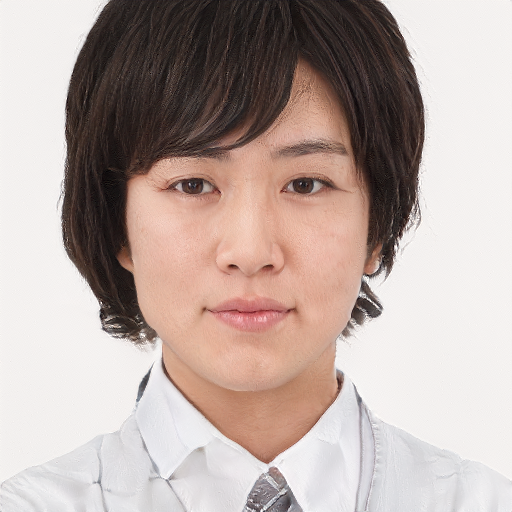
#> input picture face-recog/img/20191225-044224182815_7391.png, 512 x 512 px, found by its file name; its folder holds only this picture in this run
$ python main.py
#> lines starting #> are read from the running program, lines starting #| are printed output that depends on the picture; after the words box and inside, x2 and y2 are one past the last pixel; in counts of white or black regions, pixels touching at a corner belong together
import os
import re
import cv2

files_path = "./img/"
ext = re.compile('.+\.(bmp|jpg|jpe|jpeg|jp2|pbm|pgm|ppm|sr|ras|tiff|tif|png)')
face_cascade = cv2.CascadeClassifier(cv2.data.haarcascades + "haarcascade_frontalface_default.xml")

for file in os.listdir(files_path):
    if ext.match(file):
        img = cv2.imread(files_path + file)
#> img is the input picture: shape (512, 512, 3); mean B, G, R 164.2, 169.7, 185.4
        gray = cv2.cvtColor(img, cv2.COLOR_BGR2GRAY)
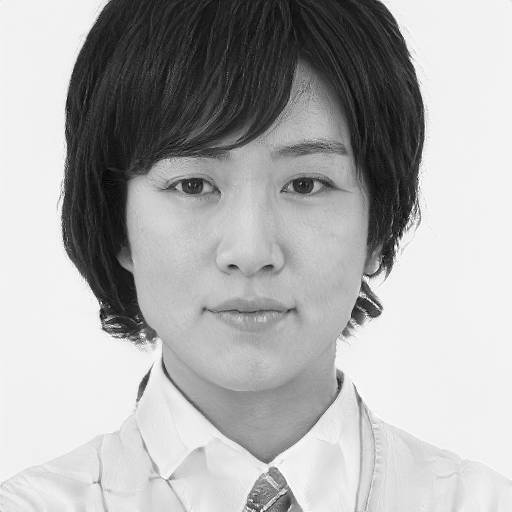
#> gray: shape (512, 512); min 0, max 255, mean 173.8
        faces = face_cascade.detectMultiScale(gray, 1.3, 5)
#> faces = [[89, 65, 320, 320]]
        for (x,y,w,h) in faces:
            img = cv2.rectangle(img,(x,y),(x+w,y+h),(255,0,0),2)
            roi_gray = gray[y:y+h, x:x+w]
            roi_color = img[y:y+h, x:x+w]
            cv2.imshow('img',img)
#> this loop made 1 pass
#> pass 1, `img = cv2.rectangle(img,(x,y),(x+w,y+h),(255,0,0),2)`:
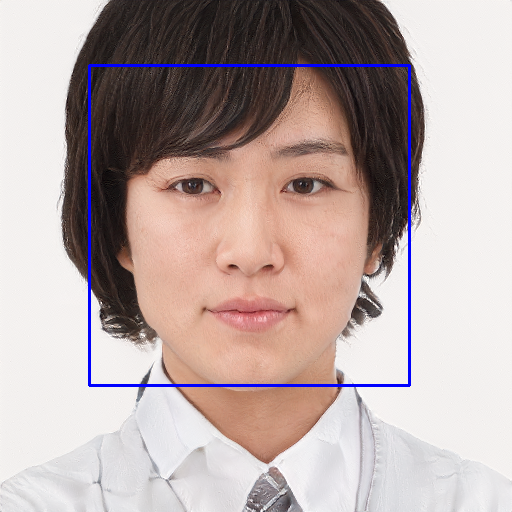
#> img: shape (512, 512, 3); 1.46% of pixels changed, all inside (x1, y1, x2, y2) = (88, 64, 411, 387)
#> pass 1, `roi_gray = gray[y:y+h, x:x+w]`:
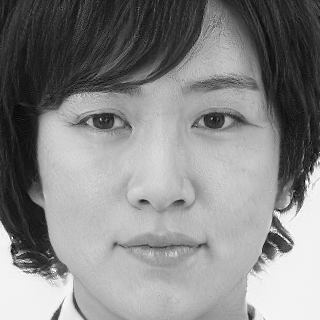
#> roi_gray: shape (320, 320); min 0, max 255, mean 134.9
#> pass 1, `roi_color = img[y:y+h, x:x+w]`:
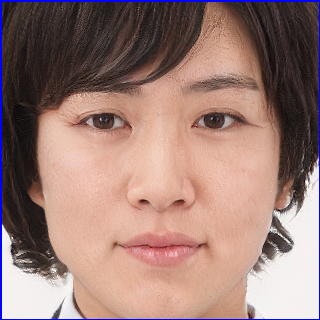
#> roi_color: shape (320, 320, 3); mean B, G, R 118.7, 125.1, 155.4
        cv2.waitKey(0)

cv2.destroyAllWindows()
